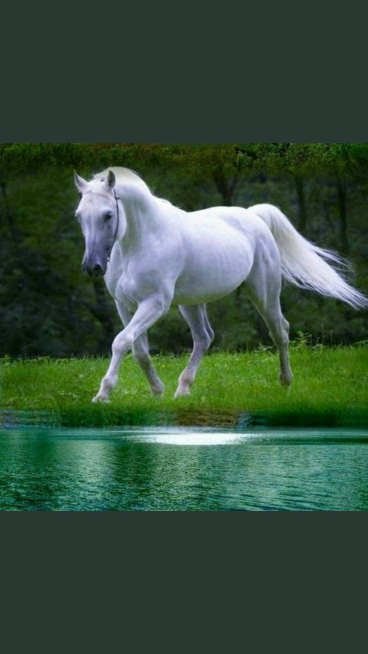
#> input picture Horse.jpg, 736 x 1308 px, found by its file name (shown at 1/2 size)
$ jupyter execute 'Image Cropping.ipynb'
#> lines starting #> are read from the running program, lines starting #| are printed output that depends on the picture
[cell 1]
import cv2

[cell 2]
import matplotlib.pyplot as plt

[cell 3]
horse = cv2.imread(r"C:\Users\user\Downloads\Horse.jpg")
#> horse is the input picture: shape (1308, 736, 3); mean B, G, R 62.9, 79.4, 56.4

[cell 4]
horse

[cell 5]
horse.shape
#> Out = (1308, 736, 3)

[cell 6]
cv2.imshow("Horse Image", horse)
cv2.waitKey(-1)

[cell 7]
img1 = horse[ 300 : 600 , 100 : 350]
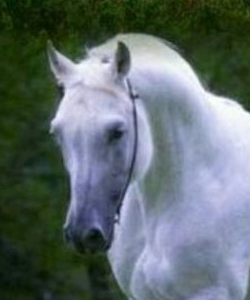
#> img1: shape (300, 250, 3); mean B, G, R 109.5, 108.5, 96.4
